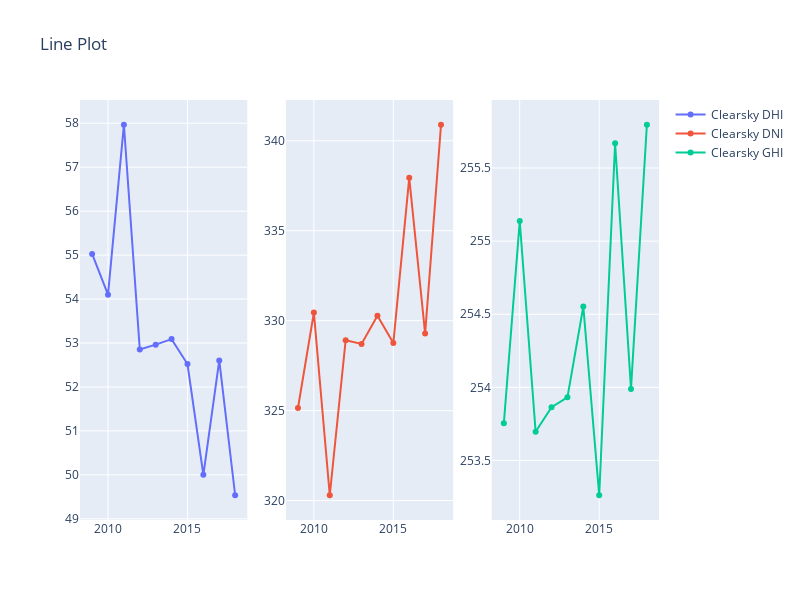

Write notebook code for a chart like this one.
### Code cell
df=data.groupby('Year').mean()
df['Year'] = df.index
fig = make_subplots(rows=1, cols=3)

fig.add_trace(go.Line(x=df['Year'], y=df['Clearsky DHI'],name='Clearsky DHI'),
              1, 1)

fig.add_trace(go.Line(x=df['Year'], y=df['Clearsky DNI'],name='Clearsky DNI'),
              1, 2)

fig.add_trace(go.Line(x=df['Year'], y=df['Clearsky GHI'],name='Clearsky GHI'),
              1, 3)

fig.update_layout(height=600, width=800, title_text="Line Plot")
fig.show()

### Figure 1 — Plotly figure (JSON) as saved in the notebook; plotly's stock layout.template omitted (floating-point values rounded to 4 significant figures)
{"data": [{"name": "Clearsky DHI", "type": "scatter", "x": [2009, 2010, 2011, 2012, 2013, 2014, 2015, 2016, 2017, 2018], "xaxis": "x", "y": [55.03, 54.1, 57.97, 52.85, 52.96, 53.09, 52.52, 50.0, 52.61, 49.54], "yaxis": "y"}, {"name": "Clearsky DNI", "type": "scatter", "x": [2009, 2010, 2011, 2012, 2013, 2014, 2015, 2016, 2017, 2018], "xaxis": "x2", "y": [325.1, 330.4, 320.3, 328.9, 328.7, 330.3, 328.8, 337.9, 329.3, 340.9], "yaxis": "y2"}, {"name": "Clearsky GHI", "type": "scatter", "x": [2009, 2010, 2011, 2012, 2013, 2014, 2015, 2016, 2017, 2018], "xaxis": "x3", "y": [253.8, 255.1, 253.7, 253.9, 253.9, 254.6, 253.3, 255.7, 254.0, 255.8], "yaxis": "y3"}], "layout": {"height": 600, "title": {"text": "Line Plot"}, "width": 800, "xaxis": {"anchor": "y", "domain": [0, 0.2889]}, "xaxis2": {"anchor": "y2", "domain": [0.3556, 0.6444]}, "xaxis3": {"anchor": "y3", "domain": [0.7111, 1]}, "yaxis": {"anchor": "x", "domain": [0, 1]}, "yaxis2": {"anchor": "x2", "domain": [0, 1]}, "yaxis3": {"anchor": "x3", "domain": [0, 1]}}}
